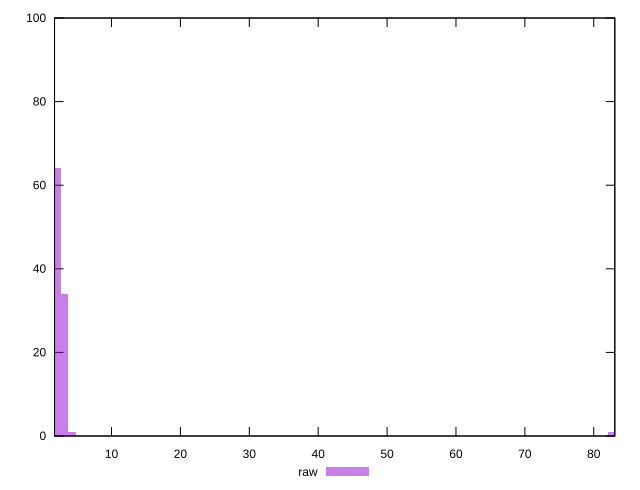

Write the gnuplot code that produced this figure.
reset

$raw <<EOF
82.55660455678323 1
3.2164910866279177 34
2.1443273910852785 64
4.288654782170557 1
EOF

set key outside below
set boxwidth 1.0721636955426392
set xrange [1.7269999999999999:83.059]
set yrange [0:100]
set trange [0:100]
set style fill transparent solid 0.5 noborder
set terminal svg size 640, 490 enhanced background rgb 'white'
set output "report_00018_2021-02-10T15-25-16.877Z/server-response-time/samples/pages+cached/raw/histogram.svg"

plot $raw title "raw" with boxes

reset
